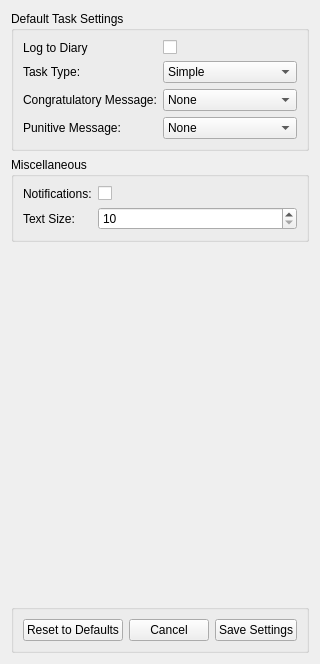
          <widget class="QWidget" name="tab_Settings_Tasklists">
           <attribute name="title">
            <string>Task Lists</string>
           </attribute>
           <layout class="QVBoxLayout" name="verticalLayout_13">
            <item>
             <widget class="QGroupBox" name="groupBox_8">
              <property name="title">
               <string>Default Task Settings</string>
              </property>
              <layout class="QFormLayout" name="formLayout_6">
               <item row="1" column="0">
                <widget class="QLabel" name="label_16">
                 <property name="text">
                  <string>Task Type:</string>
                 </property>
                </widget>
               </item>
               <item row="1" column="1">
                <widget class="QComboBox" name="comboBox_TList_TaskType">
                 <item>
                  <property name="text">
                   <string>Simple</string>
                  </property>
                 </item>
                 <item>
                  <property name="text">
                   <string>Time Limit</string>
                  </property>
                 </item>
                </widget>
               </item>
               <item row="0" column="0">
                <widget class="QLabel" name="label_Settings_TDLog">
                 <property name="text">
                  <string>Log to Diary</string>
                 </property>
                </widget>
               </item>
               <item row="0" column="1">
                <widget class="QCheckBox" name="checkBox_TList_LogToDiary">
                 <property name="text">
                  <string/>
                 </property>
                </widget>
               </item>
               <item row="2" column="0">
                <widget class="QLabel" name="label_17">
                 <property name="text">
                  <string>Congratulatory Message:</string>
                 </property>
                </widget>
               </item>
               <item row="2" column="1">
                <widget class="QComboBox" name="comboBox_TList_CMess">
                 <item>
                  <property name="text">
                   <string>None</string>
                  </property>
                 </item>
                 <item>
                  <property name="text">
                   <string>Simple</string>
                  </property>
                 </item>
                 <item>
                  <property name="text">
                   <string>Advanced</string>
                  </property>
                 </item>
                 <item>
                  <property name="text">
                   <string>Intense</string>
                  </property>
                 </item>
                 <item>
                  <property name="text">
                   <string>Extreme</string>
                  </property>
                 </item>
                </widget>
               </item>
               <item row="3" column="0">
                <widget class="QLabel" name="label_18">
                 <property name="text">
                  <string>Punitive Message:</string>
                 </property>
                </widget>
               </item>
               <item row="3" column="1">
                <widget class="QComboBox" name="comboBox_TList_PMess">
                 <item>
                  <property name="text">
                   <string>None</string>
                  </property>
                 </item>
                 <item>
                  <property name="text">
                   <string>Simple</string>
                  </property>
                 </item>
                 <item>
                  <property name="text">
                   <string>Advanced</string>
                  </property>
                 </item>
                 <item>
                  <property name="text">
                   <string>Intense</string>
                  </property>
                 </item>
                 <item>
                  <property name="text">
                   <string>Extreme</string>
                  </property>
                 </item>
                </widget>
               </item>
              </layout>
             </widget>
            </item>
            <item>
             <widget class="QGroupBox" name="groupBox_9">
              <property name="title">
               <string>Miscellaneous</string>
              </property>
              <layout class="QFormLayout" name="formLayout_7">
               <item row="0" column="0">
                <widget class="QLabel" name="label_19">
                 <property name="text">
                  <string>Notifications:</string>
                 </property>
                </widget>
               </item>
               <item row="0" column="1">
                <widget class="QCheckBox" name="checkBox_TList_Notif">
                 <property name="text">
                  <string/>
                 </property>
                </widget>
               </item>
               <item row="1" column="0">
                <widget class="QLabel" name="label_20">
                 <property name="text">
                  <string>Text Size:</string>
                 </property>
                </widget>
               </item>
               <item row="1" column="1">
                <widget class="QSpinBox" name="spinBox_TList_TextSize">
                 <property name="minimum">
                  <number>10</number>
                 </property>
                 <property name="maximum">
                  <number>20</number>
                 </property>
                </widget>
               </item>
              </layout>
             </widget>
            </item>
            <item>
             <spacer name="verticalSpacer_6">
              <property name="orientation">
               <enum>Qt::Vertical</enum>
              </property>
              <property name="sizeHint" stdset="0">
               <size>
                <width>20</width>
                <height>356</height>
               </size>
              </property>
             </spacer>
            </item>
            <item>
             <widget class="QGroupBox" name="groupBox_10">
              <property name="title">
               <string/>
              </property>
              <layout class="QHBoxLayout" name="horizontalLayout_11">
               <item>
                <widget class="QPushButton" name="pushButton_TList_RDefault">
                 <property name="text">
                  <string>Reset to Defaults</string>
                 </property>
                </widget>
               </item>
               <item>
                <widget class="QPushButton" name="pushButton_TList_Cancel">
                 <property name="text">
                  <string>Cancel</string>
                 </property>
                </widget>
               </item>
               <item>
                <widget class="QPushButton" name="pushButton_TList_Save">
                 <property name="text">
                  <string>Save Settings</string>
                 </property>
                </widget>
               </item>
              </layout>
             </widget>
            </item>
           </layout>
          </widget>
